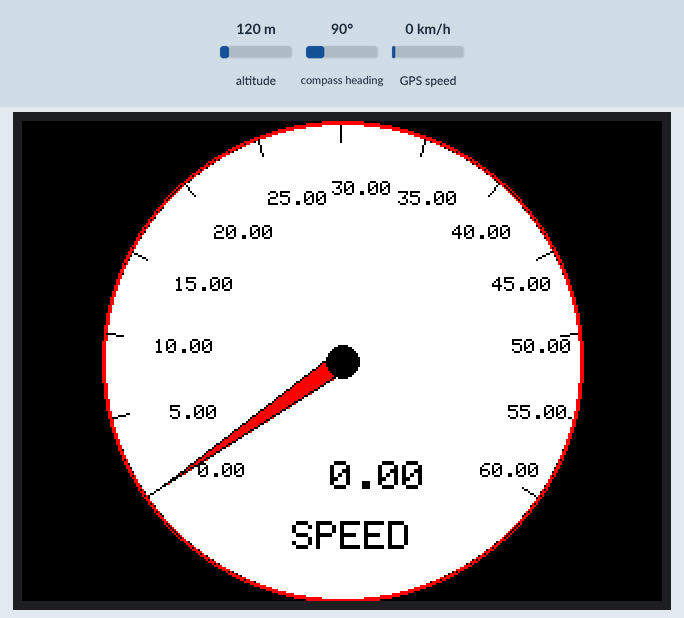
This sketch was run on a simulated Arduino Uno, built with avr-gcc and run on an emulated ATmega328P. Parts: 320×240 colour display. The inputs (shaded band) are chosen by the test bench; at power-on: GPS speed 0 km/h, altitude 120 m, compass heading 90°. The GPS gets a fix after 3 s at 37.7749, -122.4194 with 8 satellites; what the sketch prints to the serial monitor is not drawn.

Above: at 3.3 s.
3.4 s: GPS speed set to 2 km/h
At 6.4 s:
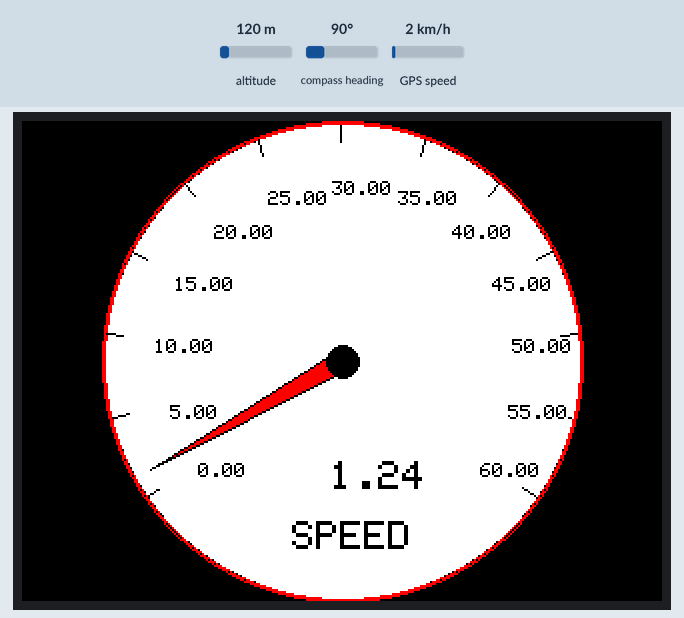
6.7 s: GPS speed set to 30 km/h
At 8.6 s:
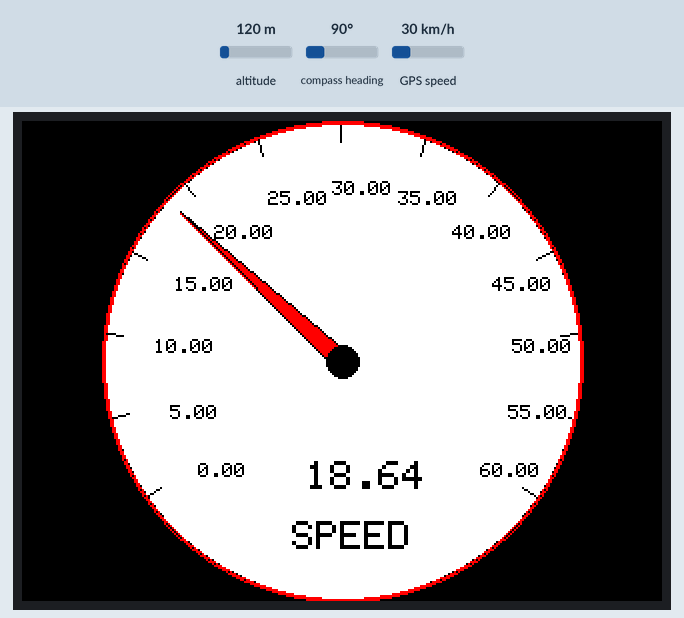
9.3 s: GPS speed set to 60 km/h
At 10.9 s:
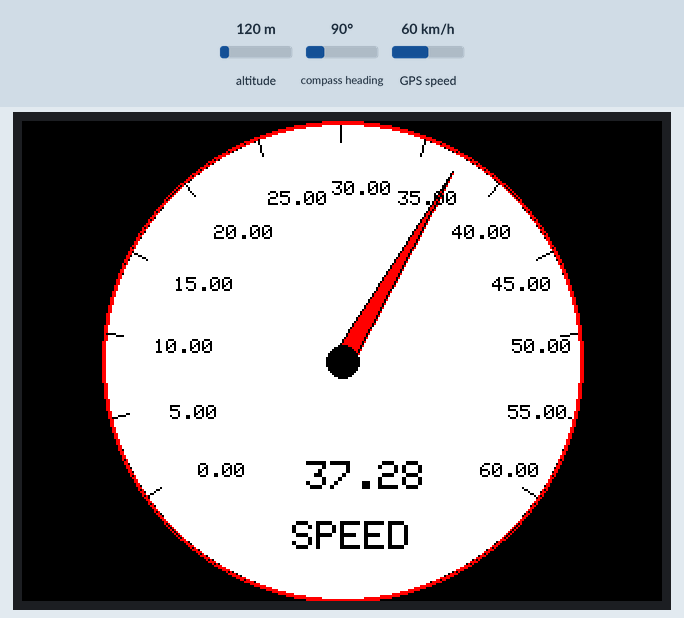
Timing chart, 0 to 12.4 s (numbered marks = the images above; inputs shaded):
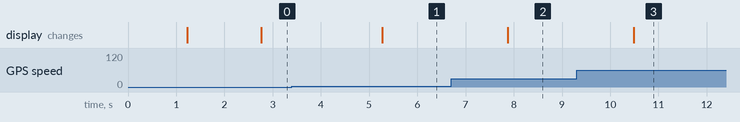

Measured:
- after the input at 3.4 s, the display: changes after 1.9 s (image 1)
- after the input at 6.7 s, the display: changes after 1.2 s (image 2)
- after the input at 9.3 s, the display: changes after 1.2 s (image 3)

The sketch:

speedometer.ino
```cpp
#include <Adafruit_GPS.h>
#include "Adafruit_GFX.h"
#include "Adafruit_ILI9341.h"
#include <Wire.h>
#include  <SPI.h>
#include <Adafruit_GPS.h>

// what's the name of the hardware serial port?
#define GPSSerial Serial

// Connect
//to the GPS on the hardware port
Adafruit_GPS GPS(&GPSSerial);

// Set GPSECHO to 'false' to turn off echoing the GPS data to the Serial console
// Set to 'true' if you want to debug and listen to the raw GPS sentences
#define GPSECHO false

uint32_t timer = millis();

//#define TFT_DC 23
//#define TFT_CS 24
//#define TFT_RST 22
//#define TFT_MISO 26
//#define TFT_MOSI 25
//#define TFT_CLK 28

#define TFT_DC 9
#define TFT_CS 10
#define TFT_RST 8
#define TFT_MISO 12
#define TFT_MOSI 11
#define TFT_CLK 13

Adafruit_ILI9341 tft = Adafruit_ILI9341(TFT_CS, TFT_DC, TFT_MOSI, TFT_CLK, TFT_RST, TFT_MISO);

boolean graph_1 = true;
float sped;
uint8_t secon;

/*
-------------------------------------------------------------------------------------------------------------------------
The following colors are also from Kris Kasprzak's graphing functions from https://www.youtube.com/watch?v=U5hOU-xxQgk
-------------------------------------------------------------------------------------------------------------------------
*/

#define LTBLUE    0xB6DF
#define LTTEAL    0xBF5F
#define LTGREEN         0xBFF7
#define LTCYAN    0xC7FF
#define LTRED           0xFD34
#define LTMAGENTA       0xFD5F
#define LTYELLOW        0xFFF8
#define LTORANGE        0xFE73
#define LTPINK          0xFDDF
#define LTPURPLE  0xCCFF
#define LTGREY          0xE71C

#define BLUE            0x001F
#define TEAL    0x0438
#define GREEN           0x07E0
#define CYAN          0x07FF
#define RED           0xF800
#define MAGENTA       0xF81F
#define YELLOW        0xFFE0
#define ORANGE        0xFD20
#define PINK          0xF81F
#define PURPLE    0x801F
#define GREY        0xC618
#define WHITE         0xFFFF
#define BLACK         0x0000

#define DKBLUE        0x000D
#define DKTEAL    0x020C
#define DKGREEN       0x03E0
#define DKCYAN        0x03EF
#define DKRED         0x6000
#define DKMAGENTA       0x8008
#define DKYELLOW        0x8400
#define DKORANGE        0x8200
#define DKPINK          0x9009
#define DKPURPLE      0x4010
#define DKGREY        0x4A49
/*
-------------------------------------------------------------------------------------------------------------------------
End of Colors
-------------------------------------------------------------------------------------------------------------------------
*/

void setup()
{
  //while (!Serial);  // uncomment to have the sketch wait until Serial is ready

  // connect at 115200 so we can read the GPS fast enough and echo without dropping chars
  // also spit it out

      pinMode(LED_BUILTIN, OUTPUT);


  Serial.begin(115200);
  Serial.println("Adafruit GPS library basic test!");

  // 9600 NMEA is the default baud rate for Adafruit MTK GPS's- some use 4800
  GPS.begin(9600);
  // uncomment this line to turn on RMC (recommended minimum) and GGA (fix data) including altitude
  GPS.sendCommand(PMTK_SET_NMEA_OUTPUT_RMCGGA);
  // uncomment this line to turn on only the "minimum recommended" data
  //GPS.sendCommand(PMTK_SET_NMEA_OUTPUT_RMCONLY);
  // For parsing data, we don't suggest using anything but either RMC only or RMC+GGA since
  // the parser doesn't care about other sentences at this time
  // Set the update rate
  GPS.sendCommand(PMTK_SET_NMEA_UPDATE_1HZ); // 1 Hz update rate
  // For the parsing code to work nicely and have time to sort thru the data, and
  // print it out we don't suggest using anything higher than 1 Hz

  // Request updates on antenna status, comment out to keep quiet
  GPS.sendCommand(PGCMD_ANTENNA);

  delay(1000);

  // Ask for firmware version
  GPSSerial.println(PMTK_Q_RELEASE);


  tft.begin(9600);
  //tft.setRotation(0);
        tft.setRotation(3);
  tft.fillScreen(ILI9341_BLACK);
  tft.setCursor(0,0);
  tft.setTextColor(ILI9341_WHITE);  tft.setTextSize(2);
}

void loop() // run over and over again
{
   //tft.fillScreen(ILI9341_BLACK);
  // read data from the GPS in the 'main loop'
  char c = GPS.read();
  // if you want to debug, this is a good time to do it!
  if (GPSECHO)
    if (c) Serial.print(c);
  // if a sentence is received, we can check the checksum, parse it...
  if (GPS.newNMEAreceived()) {
    // a tricky thing here is if we print the NMEA sentence, or data
    // we end up not listening and catching other sentences!
    // so be very wary if using OUTPUT_ALLDATA and trytng to print out data
    Serial.println(GPS.lastNMEA()); // this also sets the newNMEAreceived() flag to false
    if (!GPS.parse(GPS.lastNMEA())) // this also sets the newNMEAreceived() flag to false
      return; // we can fail to parse a sentence in which case we should just wait for another
  }
//
// if (timer > millis()) timer = millis();
//
//  // approximately every 2 seconds or so, print out the current stats
//  if (millis() - timer > 1000) {
//  sped = GPS.speed;
//  tft.print(sped);
//  }
//
//   DrawDial(tft, 220, 135, 100, 0, 60, 5, 250, sped,  4 , 2, WHITE, GREEN, WHITE, "Speed", graph_1);

 gpsParsing();

 //gpsTest();
}

void gpsTest(){
 if (timer > millis()) timer = millis();
  if (millis() - timer > 500) {
    tft.setCursor(0,0);
 secon = GPS.seconds;
    tft.print(secon);
    delay(1000);
    tft.fillScreen(BLACK);
  }
}
void gpsParsing()
{
  if (timer > millis()) timer = millis();

  if (millis() - timer > 2600) {


    timer = millis(); // reset the timer
    //Serial.print("\nTime");
    //tft.print("\nTime: ");

    uint8_t hr = GPS.hour;

    if (GPS.hour < 10) {
      //tft.print('0');
      }
    //tft.print(hr, DEC); tft.print(':');

    uint8_t mi = GPS.minute;

    if (GPS.minute < 10) {
      //tft.print('0');
      }
    //tft.print(GPS.minute, DEC); tft.print(':');

    uint8_t sec = GPS.seconds;

    if (GPS.seconds < 10) {
      //tft.print('0');
      }
    //tft.print(GPS.seconds, DEC); tft.print('.');
    if (GPS.milliseconds < 10) {
      //tft.print("00");
    } else if (GPS.milliseconds > 9 && GPS.milliseconds < 100) {
      //tft.print("0");
    }

    if (GPS.hour < 10) { Serial.print('0'); }
    Serial.print(hr, DEC); Serial.print(':');


    float seconds = 1.15078*GPS.speed;
    DrawDial(tft, 160, 120, 120, 0, 60, 5,250, seconds,  4 , 2, RED, WHITE, BLACK, "SPEED", graph_1);
    //graph_1 = true;

  }

}


String Format(double val, int dec, int dig ) {
  int addpad = 0;
  char sbuf[20];
  String condata = (dtostrf(val, dec, dig, sbuf));


  int slen = condata.length();
  for ( addpad = 1; addpad <= dec + dig - slen; addpad++) {
    condata = " " + condata;
  }
  return (condata);

}

/*
-------------------------------------------------------------------------------------------------------------------------
The following functions are also from Kris Kasprzak's graphing functions from https://www.youtube.com/watch?v=U5hOU-xxQgk
-------------------------------------------------------------------------------------------------------------------------
*/

void DrawDial(Adafruit_ILI9341 & d, int cx, int cy, int r, double loval , double hival , double inc, double sa, double curval,  int dig , int dec, unsigned int needlecolor, unsigned int dialcolor, unsigned int  textcolor, String label, boolean & redraw) {

  double ix, iy, ox, oy, tx, ty, lx, rx, ly, ry, i, offset, stepval, data, angle;
  double degtorad = .0174532778;
  static double px = cx, py = cy, pix = cx, piy = cy, plx = cx, ply = cy, prx = cx, pry = cy;

  // draw the dial only one time--this will minimize flicker
  if ( redraw == true) {
    redraw = false;
    d.fillCircle(cx, cy, r - 2, dialcolor);
    d.drawCircle(cx, cy, r, needlecolor);
    d.drawCircle(cx, cy, r - 1, needlecolor);
    d.setTextColor(textcolor, dialcolor);
    d.setTextSize(2);
    d.setCursor(cx - 25, cy + 80);
    d.println(label);

  }
  // draw the current value
  d.setTextSize(2);
  d.setTextColor(textcolor, dialcolor);
  d.setCursor(cx - 30, cy + 50 );
  d.println(Format(curval, dig, dec));
  // center the scale about the vertical axis--and use this to offset the needle, and scale text
  offset = (270 +  sa / 2) * degtorad;
  // find hte scale step value based on the hival low val and the scale sweep angle
  // deducting a small value to eliminate round off errors
  // this val may need to be adjusted
  stepval = ( inc) * (double (sa) / (double (hival - loval))) + .00;
  // draw the scale and numbers
  // note draw this each time to repaint where the needle was
  for (i = 0; i <= sa; i += stepval) {
    angle = ( i  * degtorad);
    angle = offset - angle ;
    ox =  (r - 2) * cos(angle) + cx;
    oy =  (r - 2) * sin(angle) + cy;
    ix =  (r - 10) * cos(angle) + cx;
    iy =  (r - 10) * sin(angle) + cy;
    tx =  (r - 30) * cos(angle) + cx;
    ty =  (r - 30) * sin(angle) + cy;
    d.drawLine(ox, oy, ix, iy, textcolor);
    d.setTextSize(1.5);
    d.setTextColor(textcolor, dialcolor);
    d.setCursor(tx - 10, ty );
    data = hival - ( i * (inc / stepval)) ;
    d.println(Format(data, dig, dec));
  }
  // compute and draw the needle
  angle = (sa * (1 - (((curval - loval) / (hival - loval)))));
  angle = angle * degtorad;
  angle = offset - angle  ;
  ix =  (r - 10) * cos(angle) + cx;
  iy =  (r - 10) * sin(angle) + cy;
  // draw a triangle for the needle (compute and store 3 vertiticies)
  lx =  5 * cos(angle - 90 * degtorad) + cx;
  ly =  5 * sin(angle - 90 * degtorad) + cy;
  rx =  5 * cos(angle + 90 * degtorad) + cx;
  ry =  5 * sin(angle + 90 * degtorad) + cy;
  // first draw the previous needle in dial color to hide it
  // note draw performance for triangle is pretty bad...

  //d.fillTriangle (pix, piy, plx, ply, prx, pry, dialcolor);
  //d.fillTriangle (pix, piy, plx, ply, prx, pry, dialcolor);

  //d.fillTriangle (pix, piy, plx, ply, prx - 20, pry - 20, dialcolor);
  //d.fillTriangle (pix, piy, prx, pry, prx + 20, pry + 20, dialcolor);

  d.fillTriangle (pix, piy, plx, ply, prx, pry, dialcolor);
  d.drawTriangle (pix, piy, plx, ply, prx, pry, dialcolor);

  // then draw the old needle in need color to display it
  d.fillTriangle (ix, iy, lx, ly, rx, ry, needlecolor);
  d.drawTriangle (ix, iy, lx, ly, rx, ry, textcolor);

  // draw a cute little dial center
  d.fillCircle(cx, cy, 8, textcolor);
  //save all current to old so the previous dial can be hidden
  pix = ix;
  piy = iy;
  plx = lx;
  ply = ly;
  prx = rx;
  pry = ry;

}
```
